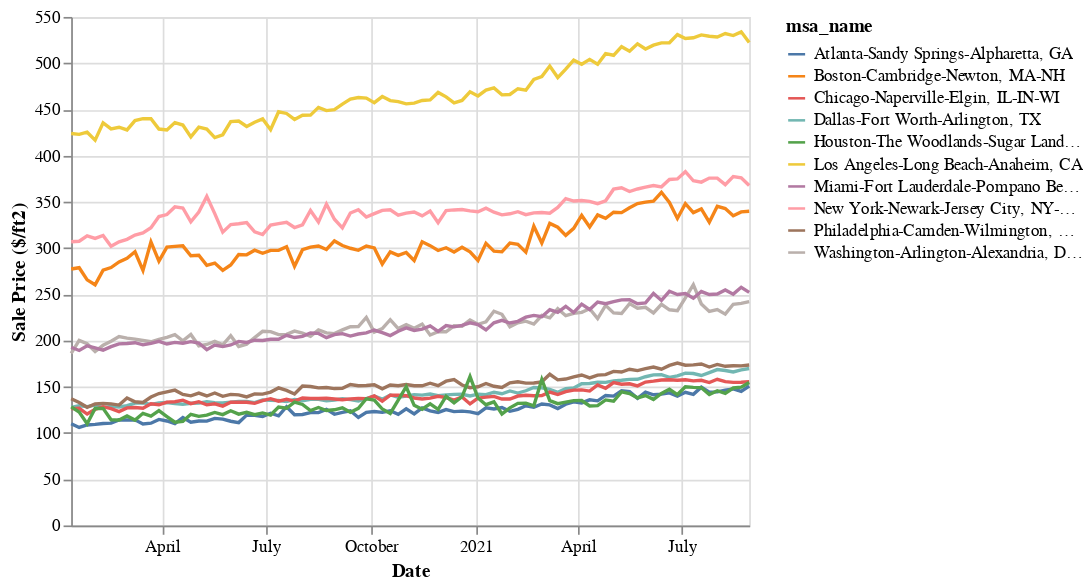

Notebook source saved alongside this figure:
### Markdown cell above
If we look at the chart below, what we can observe is an increase in median sale price per square foot, yes, but expressed as a percentage, it is not the craziest either. But we must acknowledge that they started from a much higher base.

### Code cell
alt.Chart(cbsa_price).mark_line().encode(
    x = alt.X('period_end', title = "Date"),
    y = alt.Y('ppsf', title = "Sale Price ($/ft2)"),
    color = 'msa_name'
)

### Figure 1 — Vega-Lite specification as saved in the notebook (floating-point values rounded to 4 significant figures; data arrays with more than 128 entries replaced by an {"elided": "..."} marker saying what was removed)
{"config": {"view": {"continuousWidth": 400, "continuousHeight": 300}}, "data": {"name": "data-0e94559498d82dbda8b178e6230bdaa1"}, "mark": "line", "encoding": {"color": {"type": "nominal", "field": "msa_name"}, "x": {"type": "temporal", "field": "period_end", "title": "Date"}, "y": {"type": "quantitative", "field": "ppsf", "title": "Sale Price ($/ft2)"}}, "$schema": "https://vega.github.io/schema/vega-lite/v4.8.1.json", "datasets": {"data-0e94559498d82dbda8b178e6230bdaa1": {"elided": "860 records"}}}
